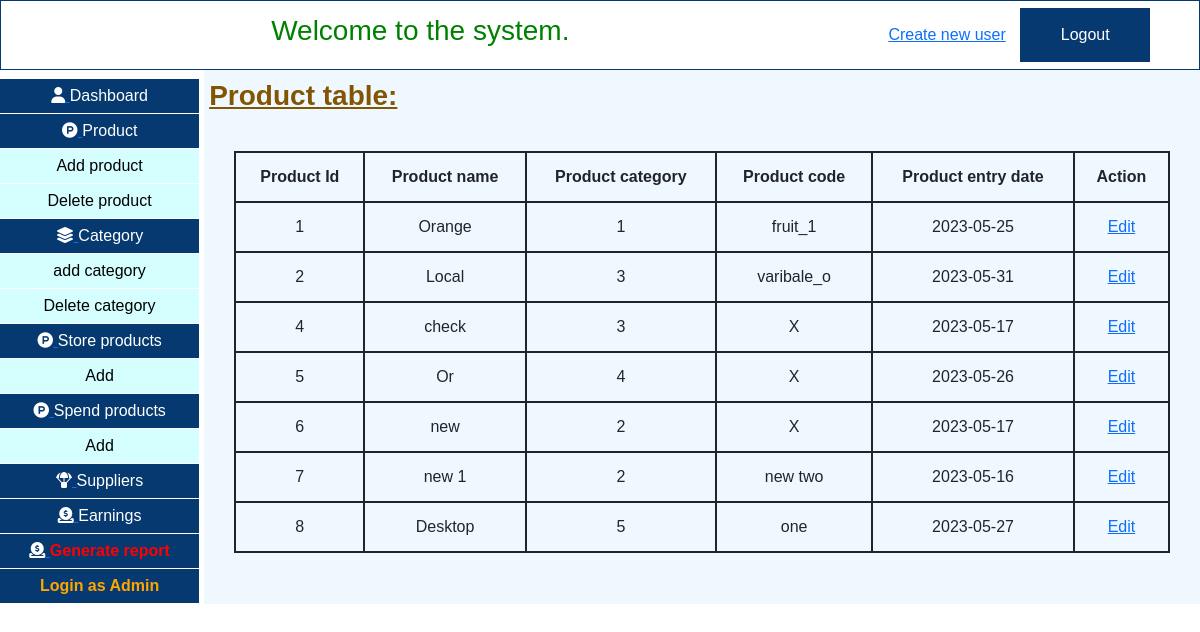
Page /ims/php/viewProducts.php (signed in) on the committed database.
### tables this page shows
CREATE TABLE `product` (
  `product_id` int(11) NOT NULL,
  `product_name` varchar(50) NOT NULL,
  `product_category` int(100) NOT NULL,
  `product_code` varchar(10) NOT NULL,
  `product_entry_date` date NOT NULL
);

### ims/php/viewProducts.php (the view, shortened to what this page needs)
<!DOCTYPE html>
<html lang="en">
<head>
    <link href="https://cdn.jsdelivr.net/npm/bootstrap@5.0.2/dist/css/bootstrap.min.css" rel="stylesheet">
    <link rel="stylesheet" href="../css/afterLoginNavBar.css">
    <link rel="stylesheet" href="../css/admin_deshboard.css">
</head>
<body>
        <?php include "afterLoginNavBar.php"; ?>
        <div class="main_div">
            <div style="margin-top:10px" class="left_side">
                <?php include "leftSideSheared.php"; ?>
            </div>
            <div   class="right_side">
            <h3 style="margin-top: 10px;
    color: rgb(129, 85, 2); margin-left: 5px; font-weight:bold;text-decoration:underline;">Product table: </h3>
            <table style="margin:30px">
                <tr>
                    <th>Product Id</th>
                    <th>Product name</th>
                    <th>Product category</th>
                    <th>Product code</th>
                    <th>Product entry date</th>
                    <th>Action</th>
                </tr>
                <?php
                    include "../backEndCode/databaseConnection.php";
                    $sql = "SELECT * FROM product";
                    $query = $connection->query($sql);
                    while($data = mysqli_fetch_array($query)){
                        $show_id = $data['product_id'];
                        $show_name = $data['product_name'];
                        $show_category = $data['product_category'];
                        $show_code = $data['product_code'];
                        $show_date = $data['product_entry_date'];
                        echo "<tr>
                            <td>$show_id</td>
                            <td>$show_name</td>
                            <td>$show_category</td>
                            <td>$show_code</td>
                            <td>$show_date</td>
                            <td><a href='editProduct.php?name=$show_name'>Edit</a></td>
                        </tr>";
                    }
                ?>
            </table>
            </div>
        </div>
</body>
</html>

### ims/php/afterLoginNavBar.php
<nav>
  <div style="height:70px;" class="navigatiobBar">
    <div class="subNav">
      <div class="navigatioHeader">
        <h3>Welcome to the system.</h3>
      </div>
      <div class="buttonDIv">
        <a href="signup.php" target="_blank" style="margin-right: 10px;">Create new user</a>
        <button style="padding:15px" onclick="window.location.href='../backEndCode/logoutConnection.php'" class="logoutButton">
          Logout
        </button>
      </div>
    </div>
  </div>
</nav>

### ims/php/leftSideSheared.php
<div class="block" style="padding: 5px 8px;">
    <a href="indexAdmin.php">
        <i class="fa-solid fa-user"></i>
        <i>Dashboard</i>
    </a>
</div>
<div class="block" style="padding: 5px 8px;">
    <a href="viewProducts.php">
        <i class="fab fa-product-hunt" ></i>
        <i>Product</i>
    </a>
</div>
<div class="hide_show"  >
    <div class="block1" style="padding: 5px 8px;">
        <a href="addProducts.php">
            <i>Add product</i>
        </a>
    </div>
    <div class="block1" style="padding: 5px 8px;" >
        <a href="deleteProducts.php">
            <i>Delete product</i>
        </a>
    </div>
</div>
<div class="block" style="padding: 5px 8px;">
    <a href="viewCategory.php">
        <i class="fa-solid fa-layer-group"></i>
        <i>Category</i>
    </a>
</div>
<div class="hide_show">
    <div class="block1" style="padding: 5px 8px;">
        <a href="addCategory.php">
            <i>add category</i>
        </a>
    </div>
    <div class="block1" style="padding: 5px 8px;">
        <a href="deleteCategory.php">
            <i>Delete category</i>
        </a>
    </div>
</div>
<div class="block" style="padding: 5px 8px;">
    <a href="view_store_product.php">
        <i class="fab fa-product-hunt" ></i>
        <i>Store products</i>
    </a>
</div>
<div class="hide_show">
    <div class="block1" style="padding: 5px 8px;">
        <a href="addStoreProduct.php">
            <i>Add</i>
        </a>
    </div>
</div>
<div class="block" style="padding: 5px 8px;">
    <a href="viewSpendProduct.php">
        <i class="fab fa-product-hunt" ></i>
        <i>Spend products</i>
    </a>
</div>
<div class="hide_show">
    <div class="block1" style="padding: 5px 8px;">
        <a href="addSpendProduct.php">
            <i>Add</i>
        </a>
    </div>
</div>
<div class="block" style="padding: 5px 8px;">
    <a href="suppliers.php">
        <i class="fa-solid fa-parachute-box"></i>
        <i>Suppliers</i>
    </a>
</div>
<div class="block" style="padding: 5px 8px;">
    <a href="earnings.php">
        <i class="fa-sharp fa-solid fa-circle-dollar-to-slot"></i>
        <i>Earnings</i>
    </a>
</div>
<div class="block" style="padding: 5px 8px; color:orange">
    <a href="report.php" >
        <i class="fa-sharp fa-solid fa-circle-dollar-to-slot"></i>
        <i style="color:red;font-weight:bold">Generate report</i>
    </a>
</div>
<div class="block" style="padding: 5px 8px;">
    <div style="color:orange;font-weight:bold">Login as Admin</div>
</div>

### ims/css/afterLoginNavBar.css (style rules this page uses)
.logoutButton { padding: 15px; border: none; background-color:#063970; color: white; width: 130px; cursor: pointer; }
.navigatiobBar { background-color: white; display: flex; flex-direction: row; width: 100%; height: 60px; position: fixed; overflow: hidden; top: 0; right: 0; }
.subNav { border: 1px solid #063970; width: 100%; flex: 1; display: flex; flex-direction: row; align-items: center; }
.navigatioHeader { width: 80%; float: left; text-align: center; flex: 0.7; }
.navigatioHeader h3 { display: inline-block; width: 100%; }
.buttonDIv { width: 20%; text-align: center; float: right; flex: 0.3; }

### ims/css/admin_deshboard.css (style rules this page uses)
body { margin:0; padding: 0; font-family: Arial, Helvetica, sans-serif; }
.main_div { margin-top: 45px; display: flex; flex-direction: row; }
.left_side { flex: 0.2; height: 100%; background-color: #063970; }
.block a i { display: inline-block; color: white; margin: 0px 0px; font-style: normal; }
.block { text-align: center; border-bottom: 1px solid white; }
.block1 a i { display: inline-block; color: black; margin: 0px 3px; font-style: normal; }
.block1 { text-align: center; padding: 6px 9px; border-bottom: 1px solid white; background-color: rgb(213, 255, 255); }
.right_side { flex: 1; margin-left: 5px; display: flex; flex-direction: column; background-color: aliceblue; }
h3 { color: green; }

### ims/php/viewProducts.php (style rules this page uses)
table, th, td { border: 1px solid; padding: 15px; border-collapse: collapse; border-width: 2px; text-align: center; }

### rows in the picture
product: product_id "1", product_name "Orange", product_category "1", product_code "fruit_1", product_entry_date "2023-05-25"
product: product_id "2", product_name "Local", product_category "3", product_code "varibale_o", product_entry_date "2023-05-31"
product: product_id "4", product_name "check", product_category "3", product_code "X", product_entry_date "2023-05-17"
product: product_id "5", product_name "Or", product_category "4", product_code "X", product_entry_date "2023-05-26"
product: product_id "6", product_name "new", product_category "2", product_code "X", product_entry_date "2023-05-17"
product: product_id "7", product_name "new 1", product_category "2", product_code "new two", product_entry_date "2023-05-16"
product: product_id "8", product_name "Desktop", product_category "5", product_code "one", product_entry_date "2023-05-27"
